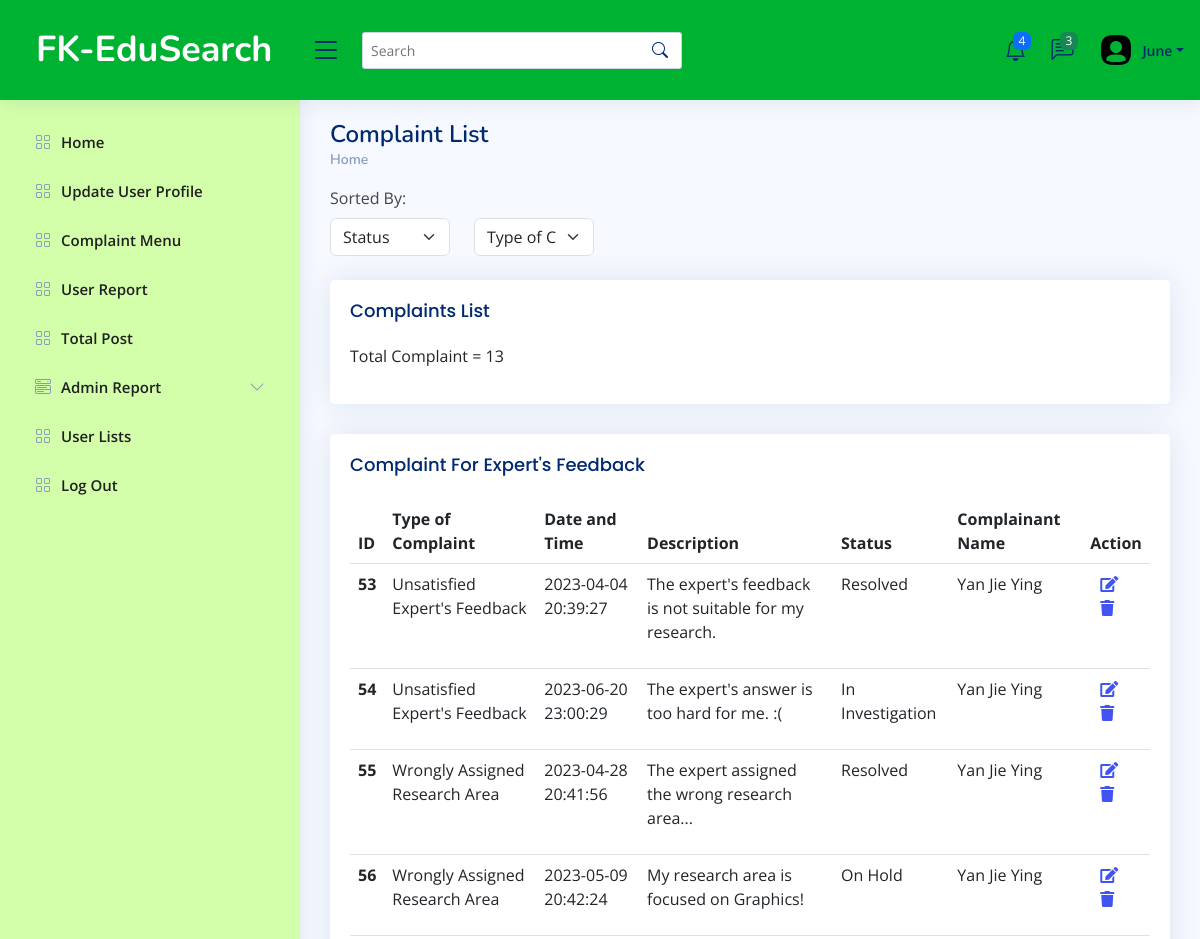
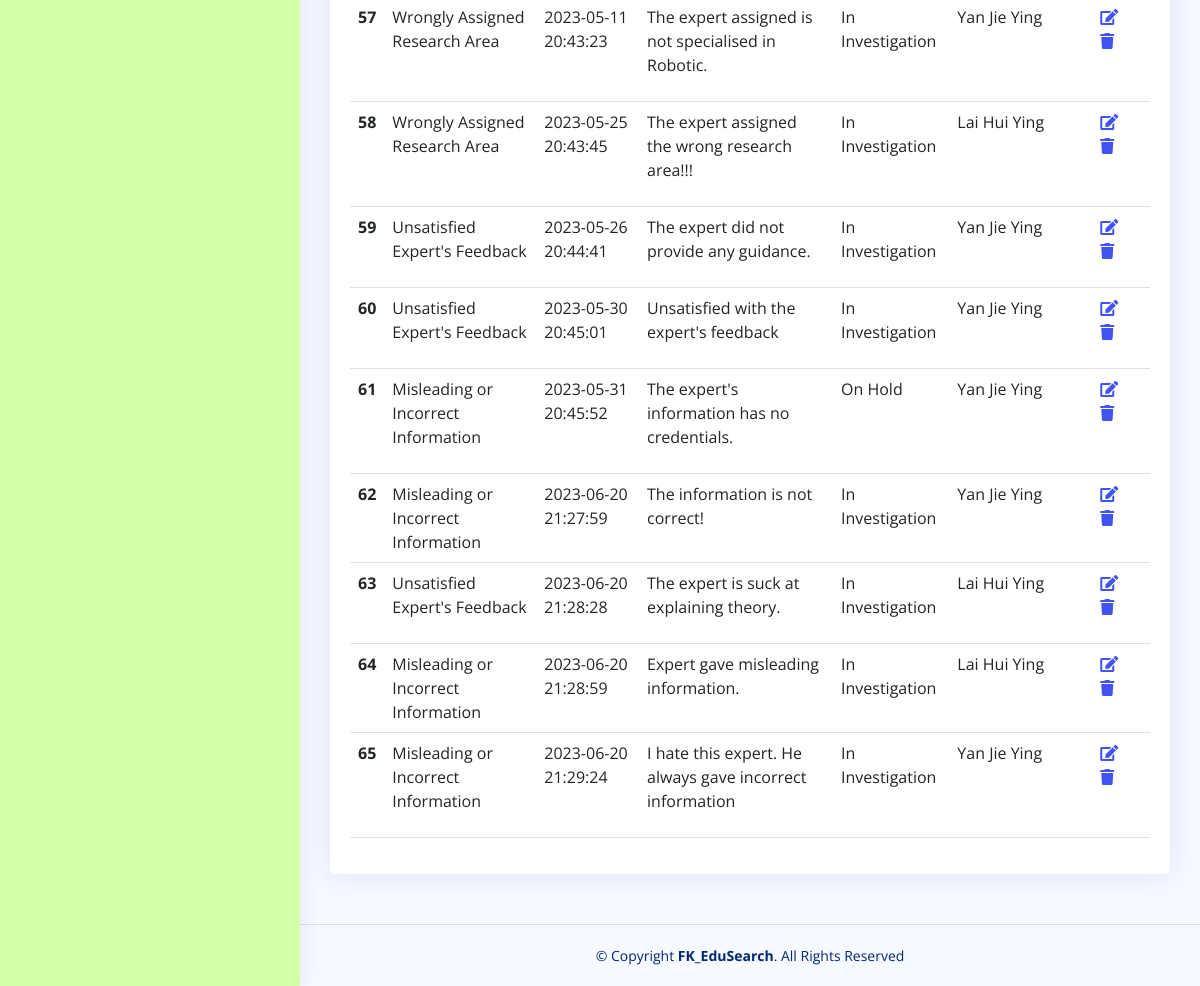
/Complaint/adminComplaintList.php (signed in), run on the app's committed database (2 pictures, top to bottom).
### tables this page shows
CREATE TABLE `complaint_list` (
  `Complaint_ID` int(7) NOT NULL,
  `Complaint_date` date NOT NULL,
  `Complaint_time` time NOT NULL,
  `Complaint_type` varchar(50) NOT NULL,
  `Complaint_description` varchar(300) NOT NULL,
  `Complaint_status` varchar(30) NOT NULL,
  `User_ID` varchar(7) NOT NULL,
  `Admin_ID` int(7) NOT NULL
);

CREATE TABLE `user` (
  `User_ID` varchar(7) NOT NULL,
  `user_password` varchar(20) NOT NULL,
  `user_name` varchar(30) NOT NULL,
  `user_type` varchar(20) NOT NULL,
  `user_email` varchar(20) NOT NULL,
  `user_phoneNum` varchar(20) NOT NULL,
  `user_researchArea` varchar(50) NOT NULL,
  `user_academicStatus` varchar(50) NOT NULL,
  `user_socialMediaAcc` varchar(50) NOT NULL,
  `user_ProfileStatus` varchar(100) NOT NULL,
  `user_LastLogin` datetime NOT NULL,
  `Admin_ID` varchar(7) NOT NULL
);

### Complaint/adminComplaintList.php (the view, shortened to what this page needs)
<?php
include("dbconnection.php");
?>
<!DOCTYPE html>
<html lang="en">
<head>
  <link href="../assets/vendor/bootstrap/css/bootstrap.min.css" rel="stylesheet">
  <link href="../assets/vendor/bootstrap-icons/bootstrap-icons.css" rel="stylesheet">
  <link href="../assets/vendor/boxicons/css/boxicons.min.css" rel="stylesheet">
  <link href="../assets/vendor/quill/quill.snow.css" rel="stylesheet">
  <link href="../assets/vendor/quill/quill.bubble.css" rel="stylesheet">
  <link href="../assets/vendor/remixicon/remixicon.css" rel="stylesheet">
  <link href="../assets/vendor/simple-datatables/style.css" rel="stylesheet">
  <link rel="stylesheet" href="https://cdnjs.cloudflare.com/ajax/libs/font-awesome/5.15.3/css/all.min.css">
  <link href="../assets/css/style.css" rel="stylesheet">
</head>
<body>
  <header id="header" class="header fixed-top d-flex align-items-center">
    <div class="d-flex align-items-center justify-content-between">
      <a href="index.html" class="logo d-flex align-items-center">
        <span class="d-none d-lg-block">FK-EduSearch</span>
      </a>
      <i class="bi bi-list toggle-sidebar-btn"></i>
    </div>
    <div class="search-bar">
      <form class="search-form d-flex align-items-center" method="POST" action="#">
        <input type="text" name="query" placeholder="Search" title="Enter search keyword">
        <button type="submit" title="Search"><i class="bi bi-search"></i></button>
      </form>
    </div>
    <nav class="header-nav ms-auto">
      <ul class="d-flex align-items-center">
        <li class="nav-item dropdown">
          <a class="nav-link nav-icon" href="#" data-bs-toggle="dropdown">
            <i class="bi bi-bell"></i>
            <span class="badge bg-primary badge-number">4</span>
          </a>
        </li>
        <li class="nav-item dropdown">
          <a class="nav-link nav-icon" href="#" data-bs-toggle="dropdown">
            <i class="bi bi-chat-left-text"></i>
            <span class="badge bg-success badge-number">3</span>
          </a>
        </li>
        <li class="nav-item dropdown pe-3">
          <a class="nav-link nav-profile d-flex align-items-center pe-0" href="#" data-bs-toggle="dropdown">
            <img src="../assets/img/reportList/user.png" alt="Profile" class="rounded-circle">
            <span class="d-none d-md-block dropdown-toggle ps-2">June</span>
          </a>
        </li>
      </ul>
    </nav>
  </header>
  <aside id="sidebar" class="sidebar">
    <ul class="sidebar-nav" id="sidebar-nav">
      <li class="nav-item">
        <a class="nav-link collapsed" href="../module1/AdminHomepage.php">
          <i class="bi bi-grid"></i>
          <span>Home</span>
        </a>
      </li>
      <li class="nav-item">
        <a class="nav-link collapsed" href="index.html">
          <i class="bi bi-grid"></i>
          <span>Update User Profile</span>
        </a>
      </li>
      <li class="nav-item">
        <a class="nav-link collapsed" href="../Complaint/adminComplaintList.php">
          <i class="bi bi-grid"></i>
          <span>Complaint Menu</span>
        </a>
      </li>
      <li class="nav-item">
        <a class="nav-link collapsed" href="index.html">
          <i class="bi bi-grid"></i>
          <span>User Report</span>
        </a>
      </li>
      <li class="nav-item">
        <a class="nav-link collapsed" href="index.html">
          <i class="bi bi-grid"></i>
          <span>Total Post</span>
        </a>
      </li>
      <li class="nav-item">
        <a class="nav-link collapsed" data-bs-target="#components-nav" data-bs-toggle="collapse" href="#">
          <i class="bi bi-menu-button-wide"></i><span>Admin Report</span><i class="bi bi-chevron-down ms-auto"></i>
        </a>
      </li>
      <li class="nav-item">
        <a class="nav-link collapsed" href="../module1/AdminUserLists.php">
          <i class="bi bi-grid"></i>
          <span>User Lists</span>
        </a>
      </li>
      <li class="nav-item">
        <a class="nav-link collapsed" href="../module1/logout.php">
          <i class="bi bi-grid"></i>
          <span>Log Out</span>
        </a>
      </li>
    </ul>
  </aside>
  <main id="main" class="main">
    <?php
    $query = "SELECT COUNT(*) AS totalComplaint FROM complaint_list";
    $result = mysqli_query($conn, $query) or die("Query failed: " . mysqli_error($conn));
    $row = mysqli_fetch_assoc($result);
    $totalComplaints = $row["totalComplaint"];
    ?>
    <div class="pagetitle">
      <h1>Complaint List</h1>
      <nav>
        <ol class="breadcrumb">
          <li class="breadcrumb-item active"><a href="#">Home</a></li>
        </ol>
      </nav>
    </div>
    <section class="section">
      <label for="inputState" class="form-label">Sorted By:</label>
      <div class="row">
        <div class="col-md-2">
          <select id="filter-status" class="form-select">
            <option value="" selected disabled>Status</option>
          </select>
        </div>
        <div class="col-md-2">
          <select id="filter" class="form-select">
            <option value="" selected disabled>Type of Complaint</option>
          </select>
        </div>
      </div>
      <br>
    </section>
    <section class="section">
      <div class="row">
        <div class="col-lg-12">
          <div class="card">
            <div class="card-body">
              <h5 class="card-title">Complaints List</h5>
              <p>
                <?php
                echo "Total Complaint = " . $totalComplaints;
                ?>
              </p>
            </div>
          </div>
          <div class="card">
            <div class="card-body">
              <h5 class="card-title">Complaint For Expert's Feedback</h5>
              <table class="table datatable">
                <thead>
                  <tr>
                    <th scope="col">ID</th>
                    <th scope="col">Type of Complaint</th>
                    <th scope="col">Date and Time</th>
                    <th scope="col">Description</th>
                    <th scope="col">Status</th>
                    <th scope="col">Complainant Name</th>
                    <th scope="col">Action</th>
                  </tr>
                </thead>
                <tbody>
                  <?php
                  $sql = "SELECT c.Complaint_ID, c.Complaint_type, c.Complaint_date, c.Complaint_time, c.Complaint_description, c.Complaint_status, u.user_id, u.user_name
                  FROM complaint_list AS c JOIN user AS u ON c.User_ID = u.User_ID;";
                  $result = mysqli_query($conn, $sql) or die("Query failed: " . mysqli_error($conn));
                  if ($result->num_rows > 0) {
                    while ($row = $result->fetch_assoc()) {
                      echo "<tr>";
                      echo "<th scope='row'>" . $row['Complaint_ID'] . "</th>";
                      echo "<td>" . $row['Complaint_type'] . "</td>";
                      echo "<td>" . $row['Complaint_date'] . ' ' . $row['Complaint_time'] ."</td>";
                      echo "<td>" . $row['Complaint_description'] . "</td>";
                      echo "<td>" . $row['Complaint_status'] . "</td>";
                      echo "<td>" . $row['user_name'] . "</td>";
                      echo "<td>";
                      echo "<a href='adminComplaintUpdate.php?complaint_id=" . urlencode($row['Complaint_ID']) . "'><i class='fa fa-edit edit-icon' style='margin-left: 10px;'></i></a>";
                      echo "<a href='adminComplaintDelete.php?complaint_id=" . urlencode($row['Complaint_ID']) . "' onclick=\"return confirm('Are you sure you want to delete this complaint?')\"><i class='fa fa-trash delete-icon' style='margin-left: 10px;'></i></a>";
                      echo "</td>";
                      echo "</tr>";
                    }
                  } else {
                    echo "<tr><td colspan='5'>No data found</td></tr>";
                  }
                  ?>
                </tbody>
              </table>
            </div>
          </div>
        </div>
      </div>
    </section>
  </main>
  <footer id="footer" class="footer">
    <div class="copyright">
      &copy; Copyright <strong><span>FK_EduSearch</span></strong>. All Rights Reserved
    </div>
  </footer>
</body>
</html>

### assets/css/style.css (style rules this page uses)
:root { scroll-behavior: smooth; }
body { font-family: "Open Sans", sans-serif; background: #f6f9ff; color: #444444; }
a { color: #4154f1; text-decoration: none; }
h1, h2, h3, h4, h5, h6 { font-family: "Nunito", sans-serif; }
#main { margin-top: 100px; padding: 20px 30px; transition: all 0.3s; }
.pagetitle { margin-bottom: 10px; }
.pagetitle h1 { font-size: 24px; margin-bottom: 0; font-weight: 600; color: #012970; }
.card { margin-bottom: 30px; border: none; border-radius: 5px; box-shadow: 0px 0 30px rgba(1, 41, 112, 0.1); }
.card-title { padding: 20px 0 15px 0; font-size: 18px; font-weight: 500; color: #012970; font-family: "Poppins", sans-serif; }
.card-body { padding: 0 20px 20px 20px; }
.breadcrumb { font-size: 14px; font-family: "Nunito", sans-serif; color: #899bbd; font-weight: 600; }
.breadcrumb a { color: #899bbd; transition: 0.3s; }
.breadcrumb .breadcrumb-item::before { color: #899bbd; }
.breadcrumb .active { color: #51678f; font-weight: 600; }
.logo { line-height: 1; }
@media (min-width: 1200px) { .logo { width: 280px; } }
.logo span { font-size: 36px; font-weight: 700; color: #ffffff; font-family: "Nunito", sans-serif; margin-left: 16px; }
.header { transition: all 0.5s; z-index: 997; height: 100px; box-shadow: 0px 2px 20px rgba(1, 41, 112, 0.1); background-color: #00B232; padding-left: 20px; }
.header .toggle-sidebar-btn { font-size: 32px; padding-left: 10px; cursor: pointer; color: #012970; }
.header .search-bar { min-width: 360px; padding: 0 20px; }
.header .search-form { width: 100%; }
.header .search-form input { border: 0; font-size: 14px; color: #012970; border: 1px solid rgba(1, 41, 112, 0.2); padding: 7px 38px 7px 8px; border-radius: 3px; transition: 0.3s; width: 100%; }
.header .search-form button { border: 0; padding: 0; margin-left: -30px; background: none; }
.header .search-form button i { color: #012970; }
.header-nav ul { list-style: none; }
.header-nav>ul { margin: 0; padding: 0; }
.header-nav .nav-icon { font-size: 22px; color: #012970; margin-right: 25px; position: relative; }
.header-nav .nav-profile { color: #012970; }
.header-nav .nav-profile img { max-height: 36px; }
.header-nav .nav-profile span { font-size: 14px; font-weight: 600; }
.header-nav .badge-number { position: absolute; inset: -2px -5px auto auto; font-weight: normal; font-size: 12px; padding: 3px 6px; }
.sidebar { position: fixed; top: 100px; left: 0; bottom: 0; width: 300px; z-index: 996; transition: all 0.3s; padding: 20px; overflow-y: auto; scrollbar-width: thin; scrollbar-color: #aab7cf transparent; box-shadow: 0px 0px 20px rgba(1, 41, 112, 0.1); background-color: #D4FFAA; }
@media (min-width: 1200px) { #main, #footer { margin-left: 300px; } }
.sidebar-nav { padding: 0; margin: 0; list-style: none; }
.sidebar-nav li { padding: 0; margin: 0; list-style: none; }
.sidebar-nav .nav-item { margin-bottom: 5px; }
.sidebar-nav .nav-link { display: flex; align-items: center; font-size: 15px; font-weight: 600; color: #4154f1; transition: 0.3; background: #D4FFAA; padding: 10px 15px; border-radius: 4px; }
.sidebar-nav .nav-link i { font-size: 16px; margin-right: 10px; color: #4154f1; }
.sidebar-nav .nav-link.collapsed { color: #202020; background: #D4FFAA; }
.sidebar-nav .nav-link.collapsed i { color: #899bbd; }
.sidebar-nav .nav-link .bi-chevron-down { margin-right: 0; transition: transform 0.2s ease-in-out; }
.footer { padding: 20px 0; font-size: 14px; transition: all 0.3s; border-top: 1px solid #cddfff; }
.footer .copyright { text-align: center; color: #012970; }

### data on the page
complaint_list: Complaint_ID "53", Complaint_type "Unsatisfied Expert's Feedback", Complaint_date "2023-04-04", Complaint_time "20:39:27", Complaint_description "The expert's feedback is not suitable for my research.", Complaint_status "Resolved", User_ID.user_name "Yan Jie Ying"
complaint_list: Complaint_ID "54", Complaint_type "Unsatisfied Expert's Feedback", Complaint_date "2023-06-20", Complaint_time "23:00:29", Complaint_description "The expert's answer is too hard for me. :(", Complaint_status "In Investigation", User_ID.user_name "Yan Jie Ying"
complaint_list: Complaint_ID "55", Complaint_type "Wrongly Assigned Research Area", Complaint_date "2023-04-28", Complaint_time "20:41:56", Complaint_description "The expert assigned the wrong research area...", Complaint_status "Resolved", User_ID.user_name "Yan Jie Ying"
complaint_list: Complaint_ID "56", Complaint_type "Wrongly Assigned Research Area", Complaint_date "2023-05-09", Complaint_time "20:42:24", Complaint_description "My research area is focused on Graphics!", Complaint_status "On Hold", User_ID.user_name "Yan Jie Ying"
complaint_list: Complaint_ID "57", Complaint_type "Wrongly Assigned Research Area", Complaint_date "2023-05-11", Complaint_time "20:43:23", Complaint_description "The expert assigned is not specialised in Robotic.", Complaint_status "In Investigation", User_ID.user_name "Yan Jie Ying"
complaint_list: Complaint_ID "58", Complaint_type "Wrongly Assigned Research Area", Complaint_date "2023-05-25", Complaint_time "20:43:45", Complaint_description "The expert assigned the wrong research area!!!", Complaint_status "In Investigation", User_ID.user_name "Lai Hui Ying"
complaint_list: Complaint_ID "59", Complaint_type "Unsatisfied Expert's Feedback", Complaint_date "2023-05-26", Complaint_time "20:44:41", Complaint_description "The expert did not provide any guidance.", Complaint_status "In Investigation", User_ID.user_name "Yan Jie Ying"
complaint_list: Complaint_ID "60", Complaint_type "Unsatisfied Expert's Feedback", Complaint_date "2023-05-30", Complaint_time "20:45:01", Complaint_description "Unsatisfied with the expert's feedback", Complaint_status "In Investigation", User_ID.user_name "Yan Jie Ying"
complaint_list: Complaint_ID "61", Complaint_type "Misleading or Incorrect Information", Complaint_date "2023-05-31", Complaint_time "20:45:52", Complaint_description "The expert's information has no credentials.", Complaint_status "On Hold", User_ID.user_name "Yan Jie Ying"
complaint_list: Complaint_ID "62", Complaint_type "Misleading or Incorrect Information", Complaint_date "2023-06-20", Complaint_time "21:27:59", Complaint_description "The information is not correct!", Complaint_status "In Investigation", User_ID.user_name "Yan Jie Ying"
complaint_list: Complaint_ID "63", Complaint_type "Unsatisfied Expert's Feedback", Complaint_date "2023-06-20", Complaint_time "21:28:28", Complaint_description "The expert is suck at explaining theory.", Complaint_status "In Investigation", User_ID.user_name "Lai Hui Ying"
complaint_list: Complaint_ID "64", Complaint_type "Misleading or Incorrect Information", Complaint_date "2023-06-20", Complaint_time "21:28:59", Complaint_description "Expert gave misleading information.", Complaint_status "In Investigation", User_ID.user_name "Lai Hui Ying"
complaint_list: Complaint_ID "65", Complaint_type "Misleading or Incorrect Information", Complaint_date "2023-06-20", Complaint_time "21:29:24", Complaint_description "I hate this expert. He always gave incorrect information", Complaint_status "In Investigation", User_ID.user_name "Yan Jie Ying"

### other printed values
$totalComplaints "13"
